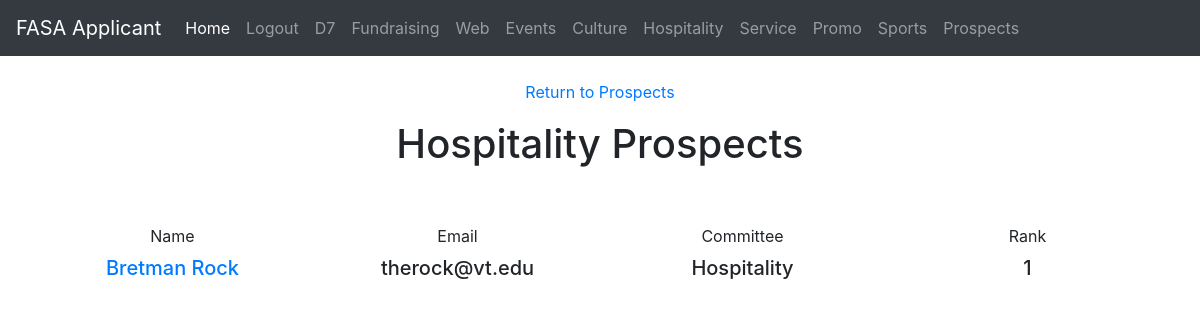
/hospitality (signed in), run on the app's committed database.
### run.py (models this page shows, shortened)
class CommitteeData(committee_db.Model):
    id = committee_db.Column(committee_db.Integer, primary_key = True)
    email = committee_db.Column(committee_db.String(100), nullable = False, unique = True)
    first_choice = committee_db.Column(committee_db.String(100))
    second_choice = committee_db.Column(committee_db.String(100))
    third_choice = committee_db.Column(committee_db.String(100))

class MainData(main_db.Model):
    id = main_db.Column(main_db.Integer, primary_key = True)
    first_name = main_db.Column(main_db.String(30), unique = False, nullable = False)
    last_name = main_db.Column(main_db.String(30), unique = False, nullable = False)
    username = main_db.Column(main_db.String(30), unique = False, nullable = False)
    email = main_db.Column(main_db.String(120), unique = True, nullable = False)
    address = main_db.Column(main_db.String(200), unique = False, nullable = False)
    major = main_db.Column(main_db.String(100), unique = False, nullable = False)
    year = main_db.Column(main_db.String(30), unique = False, nullable = False)
    phone_number = main_db.Column(db.String(20), unique = False, nullable = False)

### run.py (the view)
@app.route("/hospitality")
@login_required
def hospitality():
    user_list = CommitteeData.query.all()
    first_list = []
    second_list = []
    third_list = []
    for user in user_list:
        if user.first_choice == str("Hospitality") or user.second_choice == str(
                "Hospitality") or user.third_choice == str("Hospitality"):
            digit = 0
            main_data = MainData.query.filter_by(email=user.email).first()
            committee_data = CommitteeData.query.filter_by(email=user.email).first()
            courses_data = CoursesData.query.filter_by(email=user.email).first()
            questions_data = QuestionsData.query.filter_by(email=user.email).first()
            if (user.first_choice == str("Hospitality")):
                digit = 1
                inserted_user = Filter(user.email, "Hospitality", digit, main_data, committee_data, courses_data,
                                       questions_data)
                first_list.append(inserted_user)
            elif (user.second_choice == str("Hospitality")):
                digit = 2
                inserted_user = Filter(user.email, "Hospitality", digit, main_data, committee_data, courses_data,
                                       questions_data)
                second_list.append(inserted_user)
            elif (user.third_choice == str("Hospitality")):
                digit = 3
                inserted_user = Filter(user.email, "Hospitality", digit, main_data, committee_data, courses_data,
                                       questions_data)
                third_list.append(inserted_user)
    return render_template("hospitality.html", first_list=first_list, second_list=second_list, third_list=third_list)

### run.py (called while the page is built)
@login_manager.user_loader
def load_user(user_id):
    return User.query.get(int(user_id))

### templates/hospitality.html (shortened to what this page needs)
{% extends "layou2.html" %}
{% block content %}
<center>
                <p><a href="{{ url_for('prospects') }}">Return to Prospects</a></p>
    <h1>Hospitality Prospects</h1>
    <br>
    <br>
    {% for user in first_list %}
        <div class = "row">
        <div class="col-sm">
          <label for="year">Name</label>
            <h5><a href="{{ url_for('prospect_info', email = user.email) }}">{{ user.main_data.first_name }} {{ user.main_data.last_name }}</a></h5>
        </div>
        <div class="col-sm">
          <label for="year">Email</label>
            <h5>{{ user.email }}</h5>
        </div>
            <div class = "col-sm">
                <label for="something">Committee</label>
                <h5>{{ user.committee }}</h5>
            </div>
            <div class = "col-sm">
                <label for="something">Rank</label>
                <h5>{{ user.digit }}</h5>
            </div>
        </div>
    {% endfor %}
     </center>
{% endblock content %}

### data on the page
CommitteeData: main_data.first_name "Bretman", main_data.last_name "Rock", email "therock@vt.edu", committee "Hospitality", digit "1"
